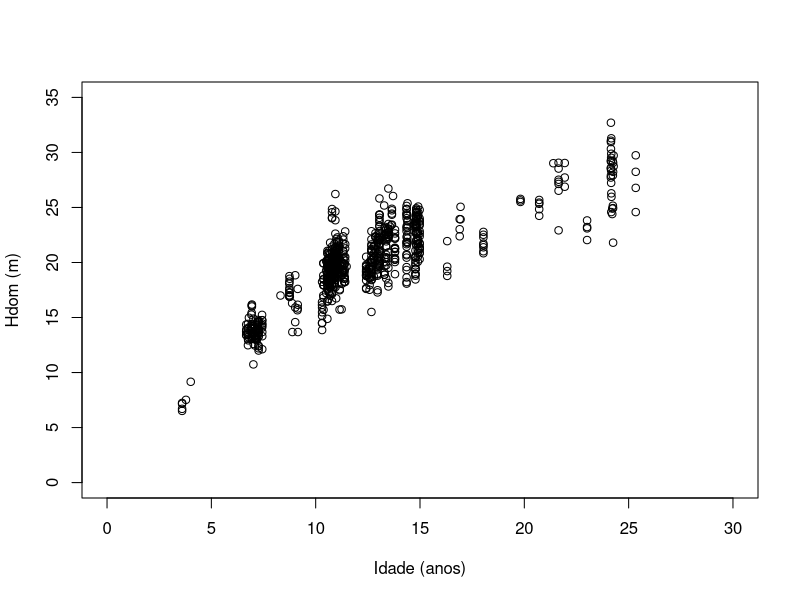

Here is the R script that generated this plot: (Note: this script raises an error after producing the figure.)
## ---- chunk 1
knitr::opts_chunk$set(echo = TRUE)
## ---- chunk 2
# Importar dados
library(readxl)
dados <- read_excel("dados_processados.xlsx")
dados
#Visualizar a relação Idade x Altura dominante
plot(HDOM~IDADE, data = dados,
     xlim = c(0,30), ylim = c(0,35),
     xlab = 'Idade (anos)', ylab = 'Hdom (m)')
## ---- chunk 3
# Ajustar modelos de crescimento em altura dominante
library(minpack.lm)
chapman_richards <- nlsLM(HDOM ~ b0*(1-exp(-b1*IDADE))^b2,
                          start=list(b0=30,b1=0.5,b2=1), control = nls.control(maxiter = 1024),
                          data = dados)
lundqvist_korf <- nlsLM(HDOM ~ b0*exp(-b1*(1/(IDADE^b2))),
                        start = list(b0=40,b1=5,b2=0.5), control = nls.control(maxiter = 1024),
                        data = dados)
bailey_3p <- nlsLM(HDOM ~ b0*(1-exp(-b1*IDADE^b2)),
                   start = list(b0=24,b1=0.05, b2=1.5), control = nls.control(maxiter = 1024),
                   data = dados)
clutter_jones = nlsLM(HDOM ~ b0*(1+b1*IDADE^b2)^b3,
                      start=list(b0=25,b1=-0.2, b2=-0.1, b3=20), control = nls.control(maxiter = 1024),
                      data = dados)
# Armazenar modelos em uma lista
modelos <- mget(c('chapman_richards', 'lundqvist_korf', 'bailey_3p', 'clutter_jones'),
                envir = globalenv())
## ---- chunk 4
lapply(modelos, coefficients)
## ---- chunk 5
library(ggplot2)
library(egg)
library(tibble)
library(dplyr)
library(purrr)
library(stringr)
# Idade máxima de predição
idmax = 25
# Função para gerar análise gráfica de modelos
graficos = syms(names(modelos)) %>% set_names() %>% 
  imap(function(modelo, nome_modelo) {
    # Obter o modelo
    modelo = eval(modelo)
    # Formatar nome do modelo
    nome_modelo = str_to_title(gsub("_", "-", nome_modelo))
    # Criar os dados para predição
    dados_ajuste = eval(modelo$data)
    dados_predicao = tibble(IDADE = seq(0, idmax, 0.1))
    dados_predicao$HDOM = predict(modelo, newdata=dados_predicao)
    # Listar gráficos
    list(curva_ajuste = ggplot(dados_predicao, aes(IDADE, HDOM)) +
           geom_line() +
           geom_point(data=dados_ajuste, alpha=0.2) +
           scale_x_continuous(expand=expand_scale(mult=c(0,0.01)), breaks = seq(0,idmax,2)) +
           scale_y_continuous(expand=c(0,0)) +
           labs(x='Idade (anos)', y='Hdom (m)',
                title = paste0(nome_modelo,' - Syx = ', round(summary(modelo)$sigma, 2)))+
           theme_light(),
         
         dispersao_residuos = ggplot(tibble(x=dados_ajuste$IDADE, y=residuals(modelo)/mean(x)*100)) +
           geom_point(alpha=0.2, aes(x, y)) +
           geom_hline(yintercept=0) +
           scale_x_continuous(expand=expand_scale(mult=c(0,0.01))) +
           scale_y_continuous(expand=c(0,0), limits = c(-50,50)) +
           labs(x='Hdom estimada (m)', y='Desvio (%)')+
           geom_line(stat = 'smooth', method = 'loess', aes(x, y), color = 'red', alpha = .8,
                     size = 1, linetype ="dashed",)+
           theme_light(),
         
         distribuicao_residuos = ggplot(tibble(x=residuals(modelo)/mean(dados_ajuste$HDOM)*100)) +
           geom_histogram(aes(x, y=..count../nrow(dados_ajuste)*100), breaks=seq(-27.5,27.5,by=5),
                          colour='black') +
           labs(x='Classe', y='Frequência (%)') +
           scale_y_continuous(limits=c(0,30))+
           theme_light()
    )
  })
# Plotar todos os gráficos em uma única imagem
map(graficos, ~ggarrange(plots=.x, ncol=3, draw=FALSE)) %>% 
  grid.arrange(grobs=., ncol=1)
